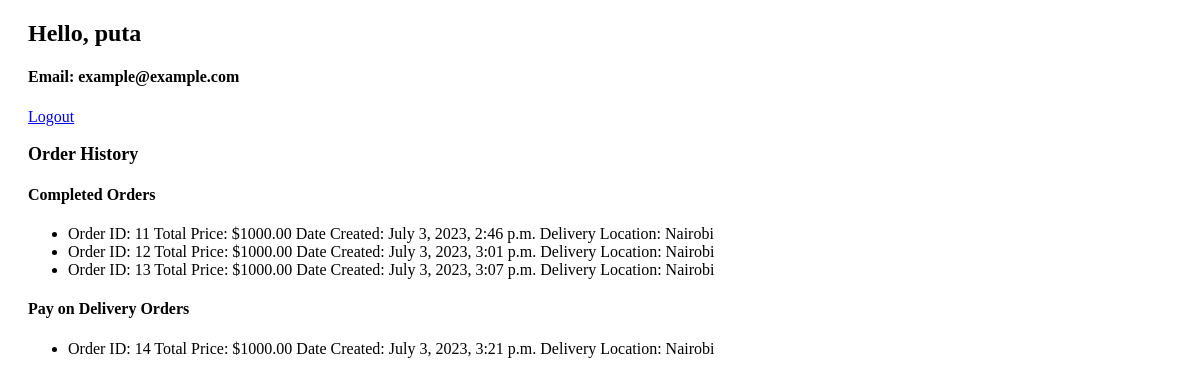
Page /profile (signed in) on the earlier database version.
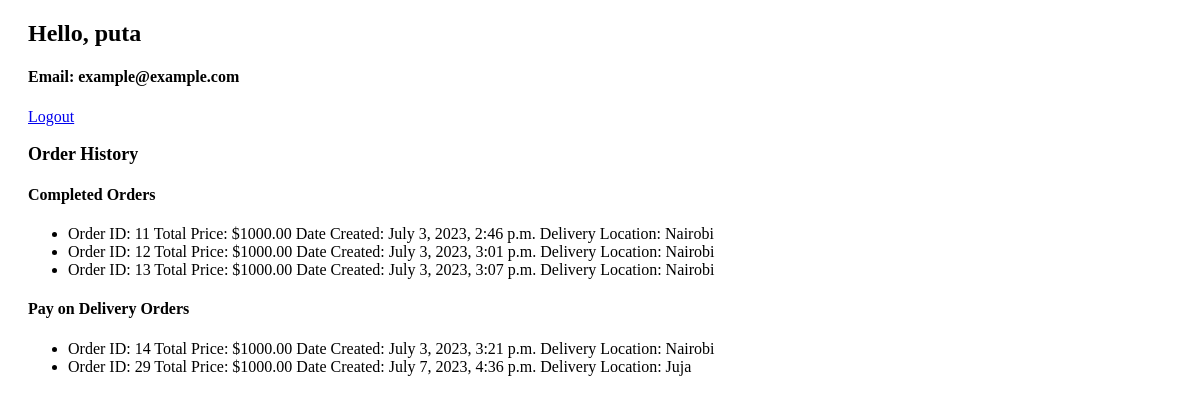
Same page on the later database version.
### store/models.py (models this page shows, shortened)
class Order(models.Model):
    PAYMENT_CHOICES = (
        ('online', 'Online Payment'),
        ('delivery', 'Pay on Delivery'),
    )
    user = models.ForeignKey(User, on_delete=models.CASCADE)
    total_price = models.DecimalField(max_digits=8, decimal_places=2)
    created_at = models.DateTimeField(auto_now_add=True)
    products = models.ManyToManyField(Product)
    payment_method = models.CharField(max_length=20, choices=PAYMENT_CHOICES, default='online')
    delivery_location = models.CharField(max_length=50)

### store/views.py (the view)
# urls.py: path('profile',profile, name = 'profile'),
@login_required(login_url='store:login')
def profile(request):
    user = request.user
    try:
        profile = UserProfile.objects.get(user=user)
    except UserProfile.DoesNotExist:
        profile = None
    completed_orders = Order.objects.filter(user=user, payment_method='online')
    pay_on_delivery_orders = Order.objects.filter(user=user, payment_method='delivery')
    context = {
        'user': user,
        'profile': profile,
        'completed_orders':completed_orders,
        'pay_on_delivery_orders':pay_on_delivery_orders
    }
    return render(request, 'profile.html', context)

### templates/profile.html (shortened to what this page needs)
{% extends 'base.html' %}
{% load static %}
{% block content %}
<link rel="stylesheet" href="{% static 'styles/profile_style.css' %}">
<div class="profile-container">
    <div class="profile-header">
        <h2 class="profile-name">Hello, {{ profile.user }}</h2>
        <h4 class="profile-email">Email: {{ profile.email }}</h4>
        <a href="{% url 'store:logout' %}" class="logout-button">Logout</a>
    </div>
    <div class="profile-orders">
        <h3 class="section-heading">Order History</h3>
        <div class="order-card">
            <h4 class="card-title">Completed Orders</h4>
            <ul class="order-list">
                {% for order in completed_orders %}
                <li class="order-item">
                    <div class="order-info">
                        <span class="order-id">Order ID: {{ order.id }}</span>
                        <span class="order-price">Total Price: ${{ order.total_price }}</span>
                        <span class="order-date">Date Created: {{ order.created_at }}</span>
                        <span class="order-location">Delivery Location: {{ order.delivery_location }}</span>
                    </div>
                </li>
                {% endfor %}
            </ul>
        </div>
        <div class="order-card">
            <h4 class="card-title">Pay on Delivery Orders</h4>
            <ul class="order-list">
                {% for order in pay_on_delivery_orders %}
                <li class="order-item">
                    <div class="order-info">
                        <span class="order-id">Order ID: {{ order.id }}</span>
                        <span class="order-price">Total Price: ${{ order.total_price }}</span>
                        <span class="order-date">Date Created: {{ order.created_at }}</span>
                        <span class="order-location">Delivery Location: {{ order.delivery_location }}</span>
                    </div>
                </li>
                {% endfor %}
            </ul>
        </div>
    </div>
</div>
{% endblock %}

Differences in the rows shown:
added Order: id "29", total_price "1000.00", created_at "July 7, 2023, 4:36 p.m.", delivery_location "Juja", shown under "Pay on Delivery Orders"
